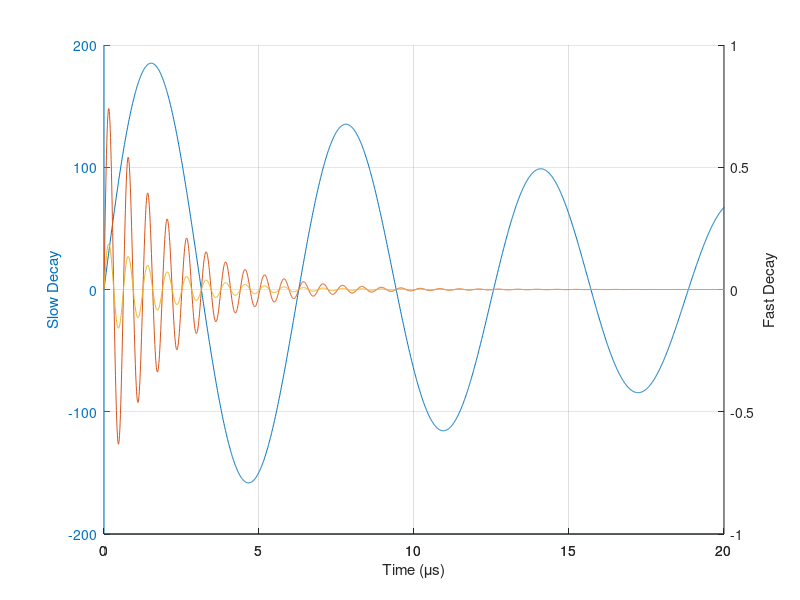

MATLAB code to generate this figure: (Note: this script raises an error after producing the figure.)
%DECAYRATES Export 2-D line plot with y-axes on both sides.
% Shamelessly stolen from MATLAB documentation examples for plotyy.
% www.mathworks.com/help/matlab/ref/plotyy.html

%% Add parent folder to path
oldpath = addpath('../../');

%% Initialize variables
prop = struct;

%% Calculate sample data
x = 0:0.01:20;
y1 = 200*exp(-0.05*x).*sin(x);
y2 = 0.8*exp(-0.5*x).*sin(10*x);
y3 = 0.2*exp(-0.5*x).*sin(10*x);

%% Plot decay rates over time
hf = figure;
[hAx, hLine1, hLine2] = plotyy(x, y1, [x',x'], [y2',y3']);

%title('Multiple Decay Rates')
xlabel('Time (\mus)')

ylabel(hAx(1),'Slow Decay')
ylabel(hAx(2),'Fast Decay')

grid on
box off

%% Define properties
prop.Axes.XMinorTick = 'on';
prop.Axes.FontName = 'Times New Roman';
prop.Axes.FontSize = 11;

%% Print figure at 480x300px
printfg(hf, 'decayrates1', {'png', 'pdf', 'epsc'}, [480 300], prop);

%% Print figure at 400x250px
% Work-around MATLAB positioning issues that cause labels to get cut-off
prop.Figure.PaperPosition = [-4, 5, 400-4, 250+5];
printfg(hf, 'decayrates2', 'pdf', [400 250], prop);

%% Restore path
path(oldpath)